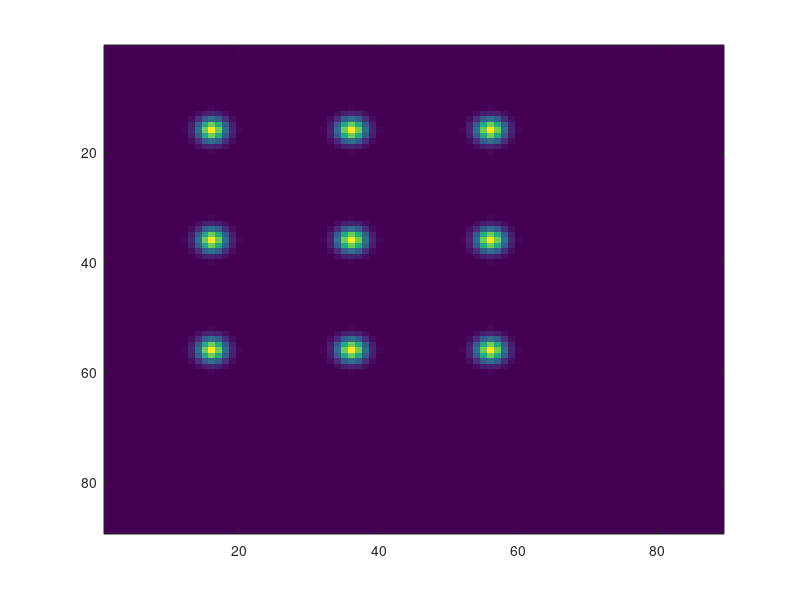
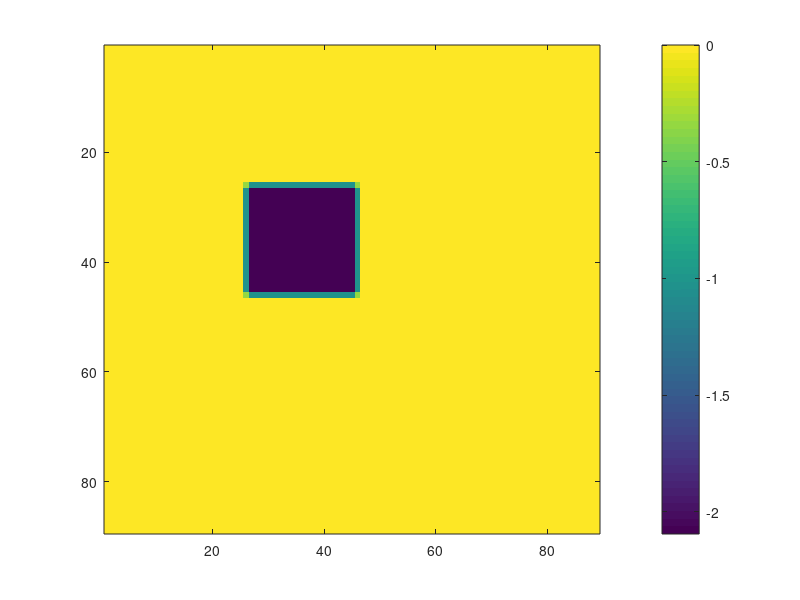

These figures' MATLAB source, in order: (Note: this script raises an error after producing the figures.)
clc;
clear all;
close all;

%% define a backbone
global lambda k AmpImage N M meshSize z;
N = 3; %3by3
space = 200e-6; %Spacing between elements
z = 1000e-6; % Distance of Image plane from the resonator plane

lambda = 1.550e-6;
k = 2 * pi / lambda;

Amp_sample = ones(N,N);
Amp_sample(1,1)=1;
Phase_sample = [0	0	0
0	-2.09439510239320	0
0	0	0];

% sizeOfResonator = 10e-6; %10um.
spotSize = 20e-6;
meshSize = 10000E-9;

boundary = 00e-6;

nearFields{N,N} = 0;

totalMesh = (space + boundary+ spotSize)*(N+1)/meshSize;

[xsNear, ysNear] = meshgrid((0:totalMesh) .* meshSize); % defining near field grid + xN/2

nearField = 0;

%% Generate the sample plane profile
for col = 1:N
    for row = 1:N
        nearFields{row, col} = Amp_sample(row, col) * exp((-((xsNear - boundary*2 - (col-0.25) * space).^2 ...
        + (ysNear - boundary*2 - (row-0.25) * space).^2) / (spotSize^2))) * exp(1i * Phase_sample(row, col));
        nearField = nearField + nearFields{row, col};
    end
end

figure;
imagesc(abs(nearField));

figure;
imagesc(angle(nearField));
colorbar

%% calculate the hologram
E_holo = HologramHelperClass.supperposition(conj(nearField));

figure;
imagesc(abs((E_holo.*E_holo)));

figure;
imagesc(angle(E_holo));

